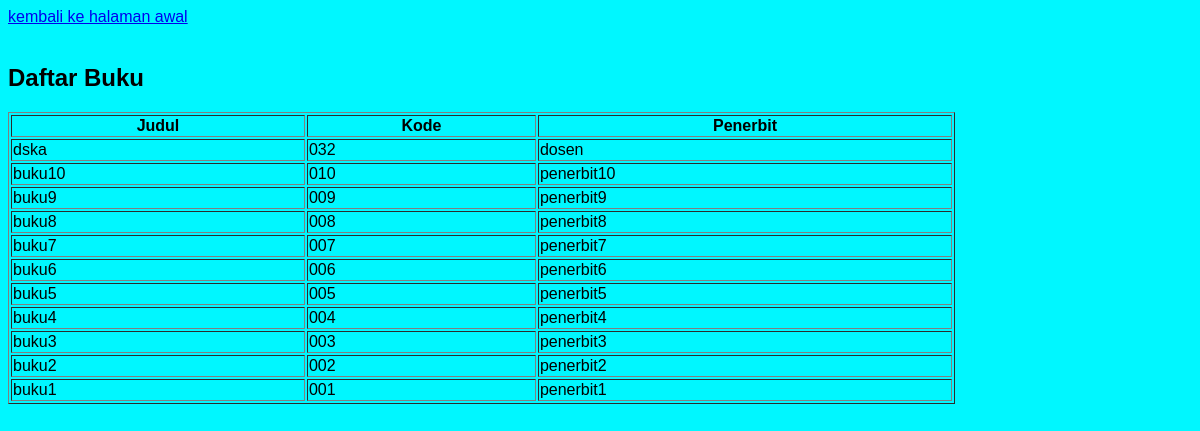
/daftarbuku.php, run on the app's committed database.
### tables this page shows
CREATE TABLE `buku` (
  `judul` varchar(50) NOT NULL,
  `penerbit` varchar(255) NOT NULL,
  `kode` varchar(50) NOT NULL,
  `norak` int(11) NOT NULL
);

### daftarbuku.php (the view, shortened to what this page needs)
<?php
include_once("config.php");
$result = mysqli_query($mysqli, "SELECT * FROM buku ORDER BY kode DESC");
?>
<html>
<head>
</head>
<body>
<link rel="stylesheet" type="text/css" href="style2.css">
<a href="index.php">kembali ke halaman awal</a><br/><br/>
    <h2>Daftar Buku</h2>
    <table width='80%' border=1>
    <tr>
        <th>Judul</th> <th>Kode</th><th>Penerbit</th>
    </tr>
    <?php
    while($data = mysqli_fetch_array($result)) {
        ?>
    <tr>
                            <td ><?php echo $data['judul']; ?></td>
                            <td ><?php echo $data['kode']; ?></td>
                            <td ><?php echo $data['penerbit']; ?></td>
                        </tr>
<?php } ?>
    </table>
</body>
</html>

### style2.css (style rules this page uses)
body { background: #00f7ff; font-family: Arial, Helvetica, sans-serif; color: #000000; }
a { font-family: Arial, Helvetica, sans-serif; }
h2 { font-family: Arial, Helvetica, sans-serif; }

### data on the page
buku: judul "dska", kode "032", penerbit "dosen"
buku: judul "buku10", kode "010", penerbit "penerbit10"
buku: judul "buku9", kode "009", penerbit "penerbit9"
buku: judul "buku8", kode "008", penerbit "penerbit8"
buku: judul "buku7", kode "007", penerbit "penerbit7"
buku: judul "buku6", kode "006", penerbit "penerbit6"
buku: judul "buku5", kode "005", penerbit "penerbit5"
buku: judul "buku4", kode "004", penerbit "penerbit4"
buku: judul "buku3", kode "003", penerbit "penerbit3"
buku: judul "buku2", kode "002", penerbit "penerbit2"
buku: judul "buku1", kode "001", penerbit "penerbit1"
